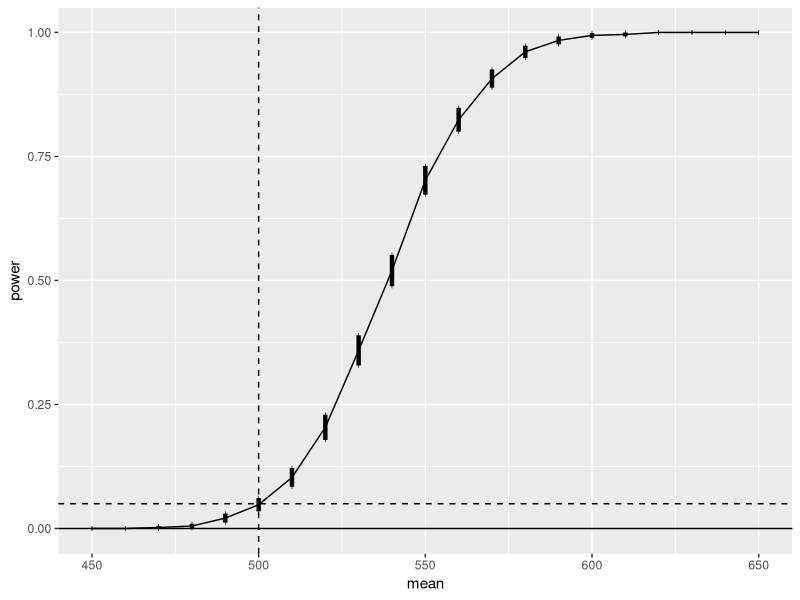

R code for this plot:
# Allenamenti pre esame

# Esercizio 7.2####
# Plot the empirical power curve for the t-test in Example 7.9, changing
# the alternative hypothesis to H1 : μ6 = 500, and keeping the significance
# level α = 0.05.

n <- 20 # Numero di osservazioni in ogni campione
m <- 1000 # Numero di simulazioni per stima della potenza
mu0 <- 500 # Media sotto l'ipotesi nulla
sigma <- 100 # Deviazione standard dei campioni
mu <- c(seq(450, 650, 10)) # Vettore di medie alternative da testare
M <- length(mu) # Numero di medie alternative
power <- numeric(M) # Inizializzazione del vettore per la potenza

espressione <- function(n, mu0, mu1){
  # Simula sotto l'ipotesi alternativa mu1
  x <- rnorm(n, mean = mu1, sd = sigma) # Genera campione casuale
  ttest <- t.test(x, alternative = "greater", mu = mu0) # Esegue il test t
  return(ttest$p.value) # Restituisce il valore p del test t
}

for (i in 1:M) {
  mu1 <- mu[i] # Seleziona la media alternativa corrente
  pvalues <- replicate(m, expr = espressione(n, mu0, mu1)) # Simula m test t
  power[i] <- mean(pvalues <= .05) # Calcola la potenza come proporzione di test significativi
}
se <- sqrt(power * (1-power) / m) # Calcola l'errore standard della potenza

# Graficazione
library(ggplot2)
df <- data.frame(mean=mu, power=power,
                 upper=power+2*se, lower=power-2*se) # Crea un dataframe per il grafico
ggplot(df, aes(x=mean, y=power)) +
  geom_line() + # Linea della potenza
  geom_vline(xintercept=500, lty=2) + # Linea verticale per μ0
  geom_hline(yintercept=c(0,.05), lty=1:2) + # Linee orizzontali per riferimenti
  geom_errorbar(aes(ymin=lower, ymax=upper), width = 0.2, lwd=1.5) # Barre di errore

